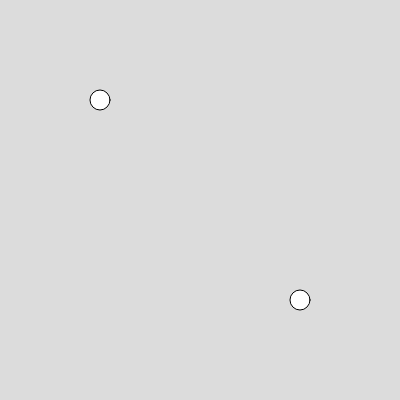
Frame 1 (no input)
Frame 60 (no input): identical to frame 1, image omitted
Frame 120 (the mouse pressed at the canvas centre since frame 60): identical to frame 1, image omitted

The p5.js sketch that drew this single still picture (run headless with seeded random() and noise() and a simulated clock; from frame 60 on, the mouse is pressed at the canvas centre):

// p5.js sketch
// ── sketch.js
xPosOne = 100;
yPosOne = 100;
xPosTwo = 300;
yPosTwo = 300;
function setup() {
  createCanvas(400, 400);
}

function draw() {
  playerOne = createVector(0,0);
  background(220);
  ellipse(xPosOne, yPosOne, 20, 20);
  ellipse(xPosTwo, yPosTwo, 20, 20);
}
